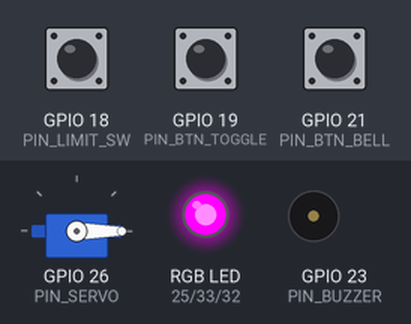
This program was run on a simulated ESP32. On the bench: servo, an RGB LED mixed from three pins (HIGH = lit), buzzer (waves = sounding). Dashed ring = blinking. Inputs (shaded band) come from the test bench; at power-on: GPIO 19 (PIN_BTN_TOGGLE) HIGH, GPIO 18 (PIN_LIMIT_SW) HIGH, GPIO 21 (PIN_BTN_BELL) HIGH. WiFi joins after 1.5 s; servers stay silent unless stated; EEPROM starts erased; what the program prints to the serial monitor is not drawn.

Above: at 1.2 s.
1.3 s: GPIO 19 (PIN_BTN_TOGGLE) pulled LOW for 0.15 s
At 1.6 s:
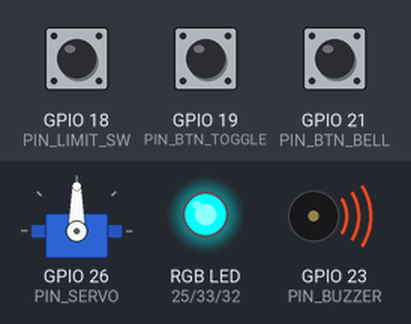
4.3 s: GPIO 18 (PIN_LIMIT_SW) pulled LOW for 3.2 s
9.0 s: GPIO 19 (PIN_BTN_TOGGLE) pulled LOW for 1 s
At 10.4 s:
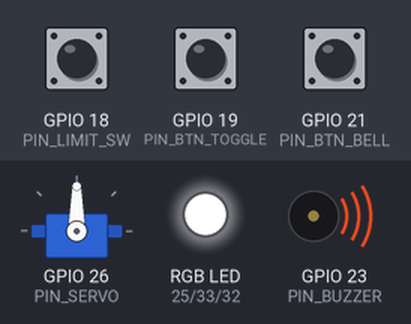
12.0 s: GPIO 19 (PIN_BTN_TOGGLE) pulled LOW for 0.15 s
At 12.5 s:
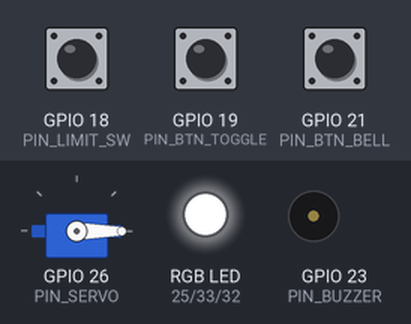
13.6 s: GPIO 21 (PIN_BTN_BELL) pulled LOW for 3.2 s
At 14.4 s:
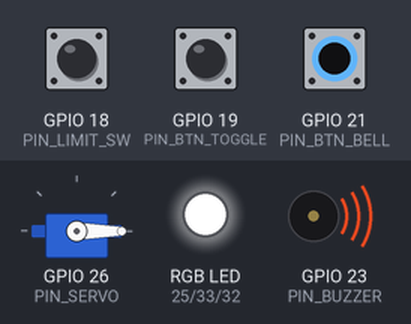
19.1 s: GPIO 19 (PIN_BTN_TOGGLE) pulled LOW for 3.2 s
At 19.23 s:
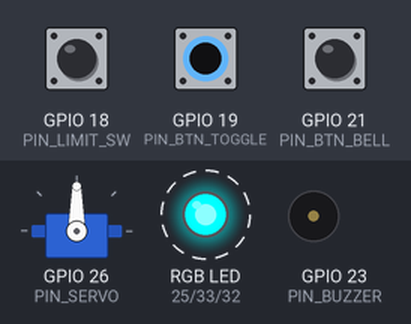
Timing chart, 0 to 24.8 s (numbered marks = the images above; inputs shaded):
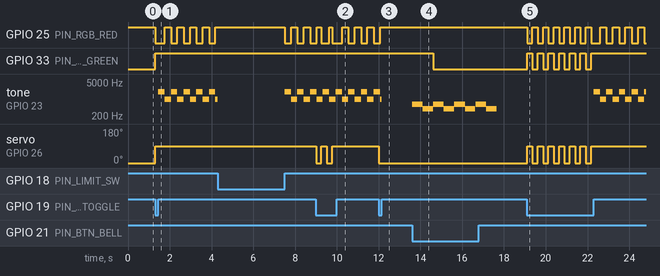

The program:

main.cpp
```cpp
#include <Arduino.h>
#include <WiFi.h>
#include <Firebase_ESP_Client.h>
#include <ESP32Servo.h>
#include <Preferences.h>
#include <esp_task_wdt.h>

// Helper headers
#include "addons/TokenHelper.h"
#include "addons/RTDBHelper.h"

#include <secrets.h>

#define PIN_BTN_BELL    21
#define PIN_BTN_TOGGLE  19
#define PIN_LIMIT_SW    18
#define PIN_RGB_RED     25
#define PIN_RGB_GREEN   33
#define PIN_RGB_BLUE    32
#define PIN_SERVO       26
#define PIN_BUZZER      23

#define LOCKED_ANGLE    90
#define UNLOCKED_ANGLE  0
#define BUZZER_CHANNEL  8
#define WDT_TIMEOUT     30

FirebaseData fbDO_stream;
FirebaseData fbDO_write;
FirebaseAuth auth;
FirebaseConfig config;
Servo lockServo;
Preferences preferences;
FirebaseJson json;

TaskHandle_t NetworkTaskHandle = NULL;
QueueHandle_t commandQueue;
SemaphoreHandle_t stateMutex;

struct DeviceState {
    bool isLocked;
    bool doorClosed;
    bool alarmTriggered;
};
DeviceState currentState;

unsigned long lastDebounceTime = 0;
unsigned long alarmTimer = 0;
unsigned long bellTimer = 0;
bool bellActive = false;
int alarmToneState = 0;

String parentPath = "/device_001";
String pathControl = parentPath + "/control";
String pathStatus = parentPath + "/status";

void networkTask(void *pvParameters);
void updateHardwareState();
void moveServo(int angle);
void setRGB(bool r, bool g, bool b);
void handleBuzzer();

void streamCallback(FirebaseStream data) {
    if (data.dataType() == "boolean") {
        bool requestedLockState = data.boolData();
        Serial.printf("[Core 0] Stream received: %s\n", requestedLockState ? "LOCKED" : "UNLOCKED");

        bool cmd = requestedLockState;
        xQueueSend(commandQueue, &cmd, 0);
    }
}

void streamTimeoutCallback(bool timeout) {
    if (timeout) Serial.println("[Core 0] Stream timeout, resuming...");
}

void setup() {
    Serial.begin(115200);

    commandQueue = xQueueCreate(5, sizeof(bool));
    stateMutex = xSemaphoreCreateMutex();

    // 2. Init Pins
    pinMode(PIN_BTN_BELL, INPUT_PULLUP);
    pinMode(PIN_BTN_TOGGLE, INPUT_PULLUP);
    pinMode(PIN_LIMIT_SW, INPUT_PULLUP);

    pinMode(PIN_RGB_RED, OUTPUT);
    pinMode(PIN_RGB_GREEN, OUTPUT);
    pinMode(PIN_RGB_BLUE, OUTPUT);
    setRGB(false, false, false);

    lockServo.setPeriodHertz(50);
    lockServo.attach(PIN_SERVO, 500, 2400);

    ledcSetup(BUZZER_CHANNEL, 2000, 8);
    ledcAttachPin(PIN_BUZZER, BUZZER_CHANNEL);

    preferences.begin("door_lock", false);

    if (xSemaphoreTake(stateMutex, portMAX_DELAY)) {
        currentState.isLocked = preferences.getBool("locked", false);
        currentState.doorClosed = (digitalRead(PIN_LIMIT_SW) == LOW);
        currentState.alarmTriggered = false;
        xSemaphoreGive(stateMutex);
    }

    xTaskCreatePinnedToCore(
        networkTask,
        "NetworkTask",
        10000,
        NULL,
        1,
        &NetworkTaskHandle,
        0
    );

    updateHardwareState();
}

void loop() {
    bool incomingCmd;
    if (xQueueReceive(commandQueue, &incomingCmd, 0) == pdTRUE) {
        if (xSemaphoreTake(stateMutex, portMAX_DELAY)) {
            if (currentState.isLocked != incomingCmd) {
                currentState.isLocked = incomingCmd;
                preferences.putBool("locked", currentState.isLocked);
                xSemaphoreGive(stateMutex);

                // Hardware action
                updateHardwareState();
            } else {
                xSemaphoreGive(stateMutex);
            }
        }
    }

    bool localLocked;
    bool localClosed;

    bool currentSwitchState = (digitalRead(PIN_LIMIT_SW) == LOW);

    if (xSemaphoreTake(stateMutex, portMAX_DELAY)) {
        if (currentState.doorClosed != currentSwitchState) {
            currentState.doorClosed = currentSwitchState;
        }

        if (digitalRead(PIN_BTN_TOGGLE) == LOW) {
            if (millis() - lastDebounceTime > 250) {
                currentState.isLocked = !currentState.isLocked;
                preferences.putBool("locked", currentState.isLocked);
                lastDebounceTime = millis();


                xSemaphoreGive(stateMutex);
                updateHardwareState();
            } else {
                xSemaphoreGive(stateMutex);
            }
        } else {
            if (currentState.isLocked && !currentState.doorClosed) {
                currentState.alarmTriggered = true;
            } else {
                currentState.alarmTriggered = false;
            }
            xSemaphoreGive(stateMutex);
        }
    }

    if (digitalRead(PIN_BTN_BELL) == LOW) {
        if (!bellActive) {
            bellActive = true;
            bellTimer = millis();
        }
    }

    handleBuzzer();

    vTaskDelay(10 / portTICK_PERIOD_MS);
}

void networkTask(void *pvParameters) {
    Serial.print("[Core 0] Connecting to WiFi");
    WiFi.begin(WIFI_SSID, WIFI_PASSWORD);
    while (WiFi.status() != WL_CONNECTED) {
        Serial.print(".");
        vTaskDelay(500 / portTICK_PERIOD_MS);
    }
    Serial.println("\n[Core 0] WiFi Connected");

    config.api_key = API_KEY;
    config.database_url = DATABASE_URL;
    auth.user.email = USER_EMAIL;
    auth.user.password = USER_PASSWORD;
    config.token_status_callback = tokenStatusCallback;

    fbDO_stream.setBSSLBufferSize(4096, 1024);
    fbDO_write.setBSSLBufferSize(1024, 1024);

    Firebase.begin(&config, &auth);
    Firebase.reconnectWiFi(true);

    if (!Firebase.RTDB.beginStream(&fbDO_stream, pathControl + "/set_lock")) {
        Serial.printf("[Core 0] Stream error: %s\n", fbDO_stream.errorReason().c_str());
    }
    Firebase.RTDB.setStreamCallback(&fbDO_stream, streamCallback, streamTimeoutCallback);

    unsigned long lastUpload = 0;

    while(true) {
        if (Firebase.ready()) {

            if (millis() - lastUpload > 3000) {
                lastUpload = millis();

                bool txLocked, txClosed, txAlarm;
                if (xSemaphoreTake(stateMutex, portMAX_DELAY)) {
                    txLocked = currentState.isLocked;
                    txClosed = currentState.doorClosed;
                    txAlarm = currentState.alarmTriggered;
                    xSemaphoreGive(stateMutex);
                }

                json.clear();
                json.set("is_locked", txLocked);
                json.set("door_closed", txClosed);
                json.set("alarm_triggered", txAlarm);

                Serial.println("[Core 0] Syncing status...");
                Firebase.RTDB.updateNode(&fbDO_write, pathStatus, &json);
                Firebase.RTDB.setTimestamp(&fbDO_write, parentPath + "/timestamp");
            }
        }

        vTaskDelay(10 / portTICK_PERIOD_MS);
    }
}

void moveServo(int angle) {
    lockServo.write(angle);
}
// -----------------------------------------------------------

void updateHardwareState() {
    bool localLocked, localAlarm;

    if (xSemaphoreTake(stateMutex, portMAX_DELAY)) {
        localLocked = currentState.isLocked;
        localAlarm = currentState.alarmTriggered;
        xSemaphoreGive(stateMutex);
    }

    moveServo(localLocked ? LOCKED_ANGLE : UNLOCKED_ANGLE);

    if (localAlarm) {
        setRGB(true, false, false);
    } else if (localLocked) {
        setRGB(true, false, false);
    } else {
        setRGB(false, true, false);
    }
}

void handleBuzzer() {
    unsigned long currentMillis = millis();
    bool localAlarm;

    if (xSemaphoreTake(stateMutex, portMAX_DELAY)) {
        localAlarm = currentState.alarmTriggered;
        xSemaphoreGive(stateMutex);
    }

    if (localAlarm) {
        if (currentMillis - alarmTimer > 300) {
            alarmTimer = currentMillis;
            alarmToneState = !alarmToneState;
            ledcWriteTone(BUZZER_CHANNEL, alarmToneState ? 2000 : 1000);

            if (alarmToneState) setRGB(true, false, false);
            else setRGB(false, false, false);
        }
        return;
    }

    if (bellActive) {
        if (currentMillis - bellTimer < 500) {
            ledcWriteTone(BUZZER_CHANNEL, 600);
        } else if (currentMillis - bellTimer < 1000) {
            ledcWriteTone(BUZZER_CHANNEL, 400);
        } else {
            bellActive = false;
            ledcWriteTone(BUZZER_CHANNEL, 0);

            bool localLocked;
            if (xSemaphoreTake(stateMutex, portMAX_DELAY)) {
                localLocked = currentState.isLocked;
                xSemaphoreGive(stateMutex);
            }
            if (localLocked) setRGB(true, false, false);
            else setRGB(false, true, false);
        }
        return;
    }

    if (!bellActive && !localAlarm) {
        ledcWriteTone(BUZZER_CHANNEL, 0);
    }
}

void setRGB(bool r, bool g, bool b) {
    digitalWrite(PIN_RGB_RED, r ? LOW : HIGH);
    digitalWrite(PIN_RGB_GREEN, g ? LOW : HIGH);
    digitalWrite(PIN_RGB_BLUE, b ? LOW : HIGH);
}
```

secrets.example.h
```cpp
//
// Created by kevin on 12/15/2025.
//

#ifndef SECRETS_EXAMPLE_H
#define SECRETS_EXAMPLE_H

#define WIFI_SSID       ""
#define WIFI_PASSWORD   ""

#define API_KEY         ""
#define DATABASE_URL    ""

#define USER_EMAIL      ""
#define USER_PASSWORD   ""

#endif //SECRETS_EXAMPLE_H
```

Measured:
- after the input at 1.3 s, GPIO 25 (PIN_RGB_RED): HIGH → LOW at once, then repeats every 0.61 s: HIGH 0.30 s, LOW 0.30 s; GPIO 33 (PIN_RGB_GREEN): LOW → HIGH at once; tone on GPIO 23 (PIN_BUZZER): alternates 2000 Hz for 0.30 s and 1000 Hz for 0.30 s, starting after 0.16 s; servo on GPIO 26 (PIN_SERVO): 0° → 90° at once
- after the input at 9.0 s, servo on GPIO 26 (PIN_SERVO): alternates 90° for 0.25 s and 0° for 0.25 s, 4 changes in all, then stays 90°, starting at once
- after the input at 12.0 s, GPIO 25 (PIN_RGB_RED): goes on until 12.1 s, then stays HIGH; servo on GPIO 26 (PIN_SERVO): 90° → 0° at once
- after the input at 13.6 s, GPIO 33 (PIN_RGB_GREEN): HIGH → LOW after 1.0 s; tone on GPIO 23 (PIN_BUZZER): silent → 600 Hz at once, then repeats every 1.0 s: 400 Hz 0.50 s, silent 0.01 s, 600 Hz 0.51 s
- after the input at 19.1 s, GPIO 25 (PIN_RGB_RED): goes 6 × (LOW 0.25 s, HIGH 0.25 s), LOW 0.44 s, 3 × (HIGH 0.30 s, LOW 0.30 s), HIGH 0.30 s, then LOW, starting at once; GPIO 33 (PIN_RGB_GREEN): alternates HIGH for 0.25 s and LOW for 0.25 s, 13 changes in all, then stays HIGH, starting at once
